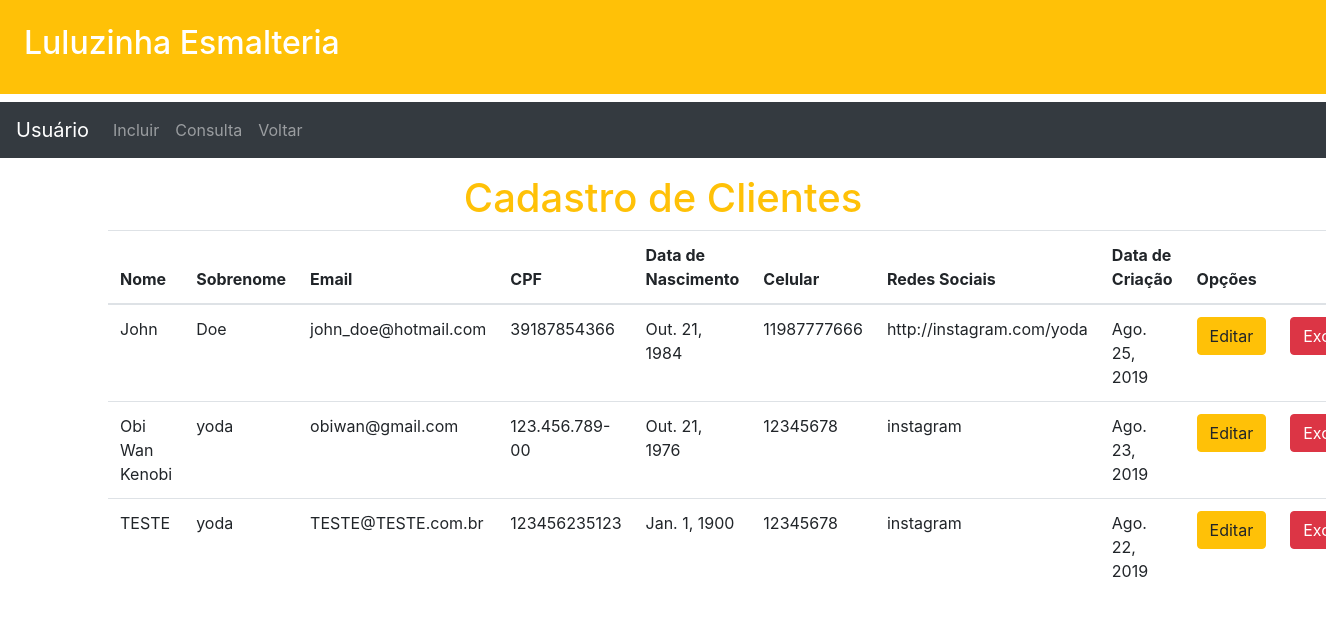
The app's page /clientes/ (signed in) with its own data.
### clientes/models.py (models this page shows, shortened)
class Cliente(models.Model):
    nome = models.CharField(max_length=250)
    sobrenome = models.CharField(max_length=250)
    email = models.EmailField()
    cpf = models.CharField(max_length=14,unique=True)
    dt_nascimento = models.DateField(default='1900-01-01')
    celular = models.CharField(max_length=15)
    redes = models.CharField(max_length=80)
    data_criacao = models.DateField(auto_now_add=True)

### clientes/views.py (the view)
# urls.py: path('',lista_de_clientes,name='lista_de_clientes'),
def lista_de_clientes(request):
    clientes = Cliente.objects.all().order_by('-id')
    return render(request,"clientes/lista_de_clientes.html",{'clientes':clientes})

### core/templates/clientes/lista_de_clientes.html
{% extends 'base2.html' %}
{% block content %}
<div class="container">
<div class="text-center">
<h1 class="text-warning">Cadastro de Clientes</h1>
</div>
<table class="table table-head">
    <thead>
        <tr>
            <th>Nome</th>
            <th>Sobrenome</th>
            <th>Email</th>
            <th>CPF</th>
            <th>Data de Nascimento</th>
            <th>Celular</th>
            <th>Redes Sociais</th>
            <th>Data de Criação</th>
            {% if user.is_authenticated %}
            <th>Opções</th>
            <th></th>
            {% endif %}
        </tr>
    </thead>
    <tbody>
        {% for cliente in clientes %}
        <tr>
            <td>{{ cliente.nome }}</td>
            <td>{{ cliente.sobrenome }}</td>
            <td>{{ cliente.email }}</td>
            <td>{{ cliente.cpf }}</td>
            <td>{{ cliente.dt_nascimento }}</td>
            <td>{{ cliente.celular }}</td>
            <td>{{ cliente.redes }}</td>
            <td>{{ cliente.data_criacao }}</td>
            {% if user.is_authenticated %}
            <td><a href="clientes/editar_cliente/{{ cliente.id }}" class="btn btn-warning">Editar</a></td>
            <td><a href="clientes/remover_cliente/{{ cliente.id }}" class="btn btn-danger">Excluir</a></td>
            {% endif %}
        </tr>
        {% endfor %}
    </tbody>
</table>
</div>
{% endblock content %}

### records on screen
Cliente: nome "John", sobrenome "Doe", email "john_doe@hotmail.com", cpf "39187854366", dt_nascimento "Out. 21, 1984", celular "11987777666", redes "http://instagram.com/yoda", data_criacao "Ago. 25, 2019"
Cliente: nome "Obi Wan Kenobi", sobrenome "yoda", email "obiwan@gmail.com", cpf "123.456.789-00", dt_nascimento "Out. 21, 1976", celular "12345678", redes "instagram", data_criacao "Ago. 23, 2019"
Cliente: nome "TESTE", sobrenome "yoda", email "TESTE@TESTE.com.br", cpf "123456235123", dt_nascimento "Jan. 1, 1900", celular "12345678", redes "instagram", data_criacao "Ago. 22, 2019"
